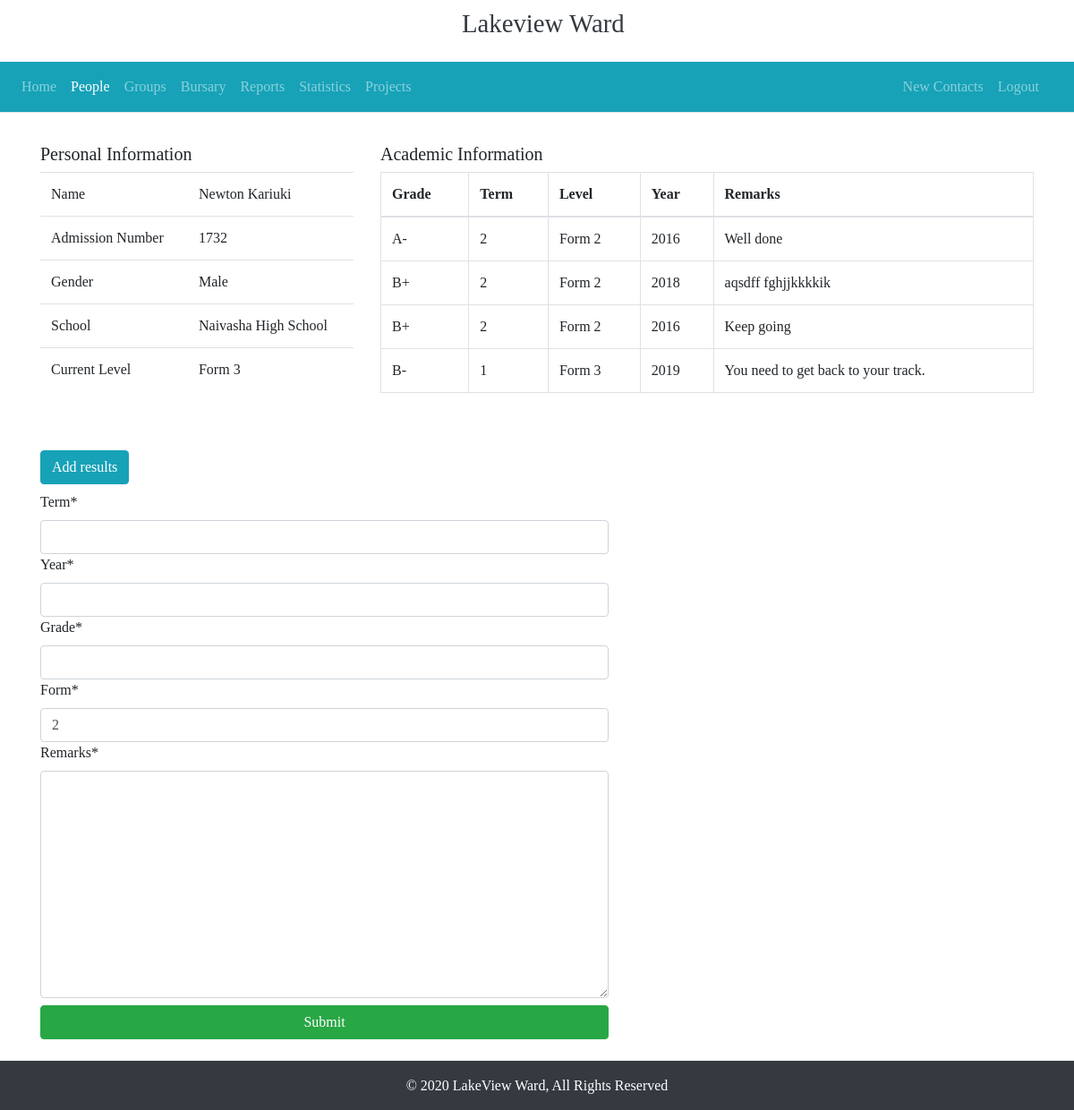
Page /student/detail/1/ (signed in) on the earlier database version.
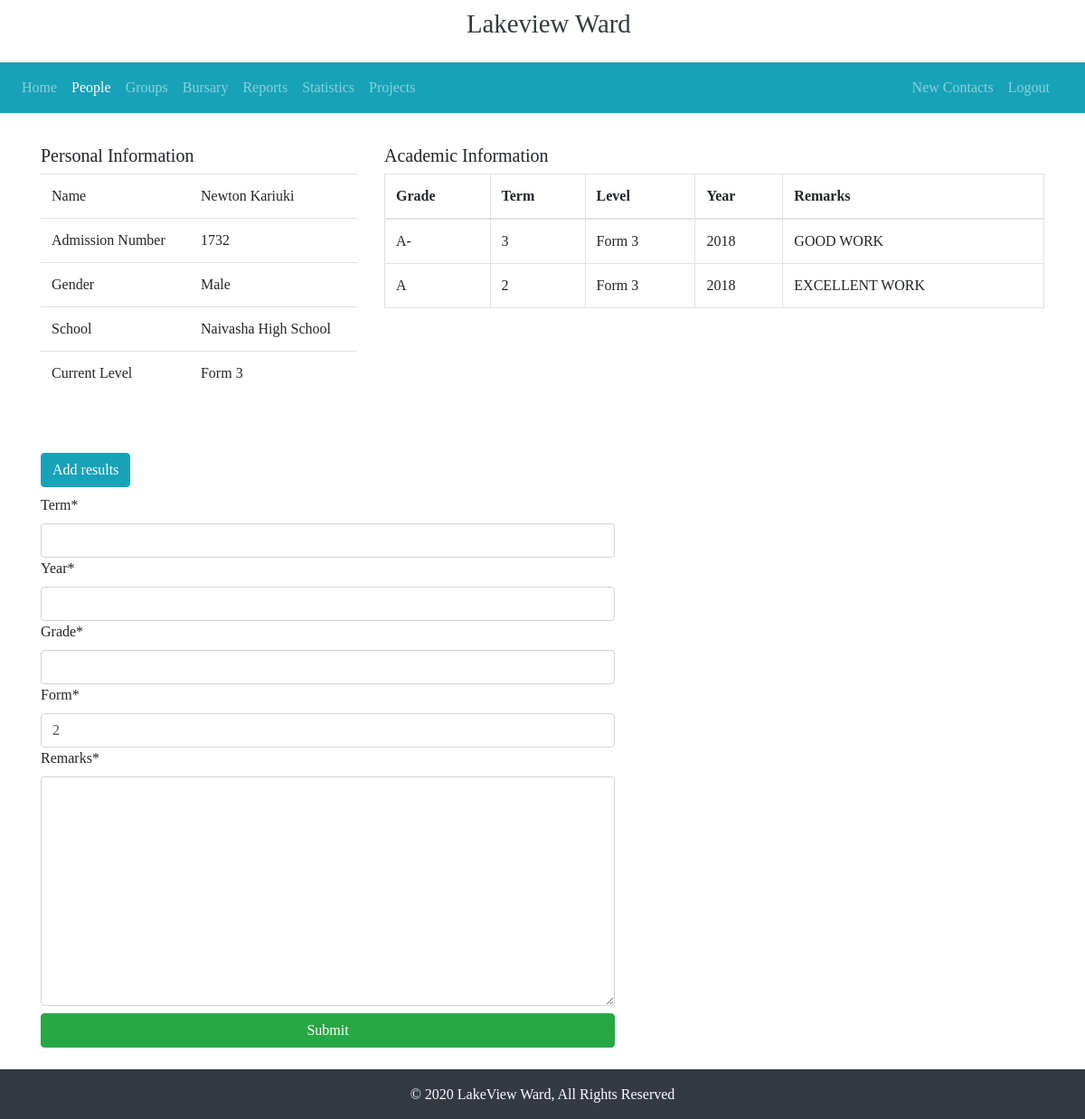
Same page on the later database version.
### citizens/models.py (models this page shows, shortened)
class Results(models.Model):
    student = models.ForeignKey("Student",on_delete=models.CASCADE)
    term = models.IntegerField()
    year = models.IntegerField()
    grade = models.CharField(max_length=2)
    form = models.IntegerField(default=2)
    remarks = models.TextField()
    class Meta:
        verbose_name = "Result"
        verbose_name_plural = "Results"

### citizens/views.py (the view)
# urls.py: path('student/detail/<int:pk>/',StudentDetailView.as_view(),name="student-detail"),
class StudentDetailView(LoginRequiredMixin,DetailView):
    model = Student
    template_name = "students/studentdetail.html"
    context_object_name = "student"
    def get_context_data(self,*args,**kwargs):
        context = super().get_context_data(**kwargs)
        context['form'] = ResultsForm()
        context['results'] = Results.objects.filter(student = self.kwargs['pk'])
        return context

### citizens/forms.py
class ResultsForm(forms.ModelForm):
    class Meta:
        model = Results
        exclude = ['student']

### citizens/models.py (called while the page is built)
    def get_person(self):
        return self.first_name+' '+self.last_name

### citizens/templates/students/studentdetail.html (shortened to what this page needs)
{% extends 'base.html' %}
{% load crispy_forms_tags %}
{% block content %}
<div class="container my-5 mx-auto">
  <div class="row">
      <div class="col-md-4">
            <h5>Personal Information </h5>
            <table class="table">
                <tr>
                    <td>Name</td>
                    <td>{{ student.person.get_person }}</td>
                </tr>
                <tr>
                    <td>Admission Number</td>
                    <td>{{ student.admission_number }}</td>
                </tr>
                <tr>
                    <td>Gender</td>
                    <td>{{ student.person.get_gender_display }}</td>
                </tr>
                <tr>
                    <td>School</td>
                    <td>{{ student.school }}</td>
                </tr>
                <tr>
                    <td>Current Level</td>
                    <td>Form {{ student.form }}</td>
                </tr>
            </table>
      </div>
      <div class="col-md-8">
          <h5>Academic Information</h5>
            <table class="table table-bordered">
                <thead>
                    <th>Grade</th>
                    <th>Term</th>
                    <th>Level</th>
                    <th>Year</th>
                    <th>Remarks</th>
                </thead>
                <tbody class="table-body">
                    {% for result in results %}
                    <tr>
                        <td>{{ result.grade }}</td>
                        <td>{{ result.term }}</td>
                        <td>Form {{ result.form }}</td>
                        <td>{{ result.year }}</td>
                        <td>{{ result.remarks }}</td>
                    </tr>
                    {% endfor %}
                </tbody>
            </table>
      </div>
  </div>
</div>
<div class="container mb-3">
    <div class="row">
        <div class="col-md-7">
            <h4 class=" text-center btn btn-info" id="result">Add results</h4>
            <form method="POST" class="form-horizontal addresult">
                {{form|crispy}}
                <input type="submit" class="btn btn-success w-100 my-2">
            </form>
        </div>
    </div>
</div>
{% endblock %}

Differences in the rows shown:
removed Results: grade "A-", term "2", form "2", year "2016", remarks "Well done"
removed Results: grade "B+", term "2", form "2", year "2018", remarks "aqsdff fghjjkkkkik"
removed Results: grade "B+", term "2", form "2", year "2016", remarks "Keep going"
removed Results: grade "B-", term "1", form "3", year "2019", remarks "You need to get back to your track."
added Results: grade "A-", term "3", form "3", year "2018", remarks "GOOD WORK"
added Results: grade "A", term "2", form "3", year "2018", remarks "EXCELLENT WORK"
